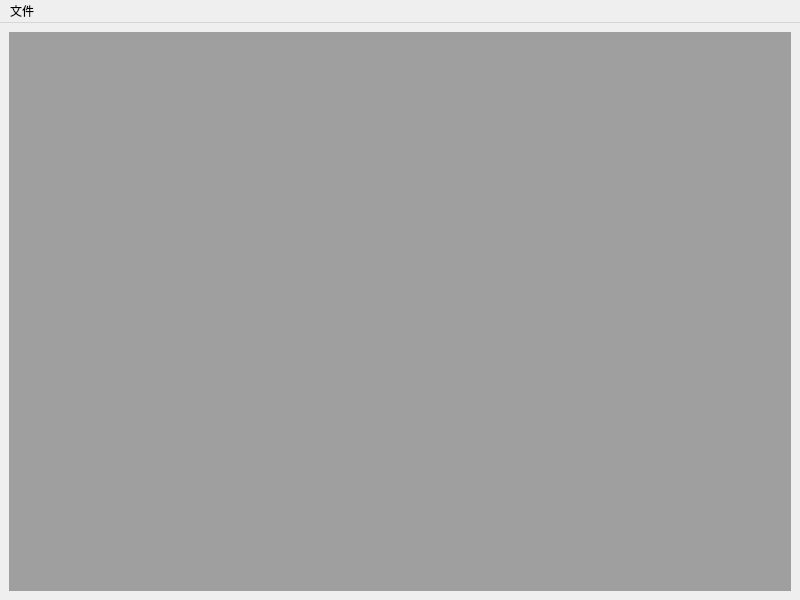
<?xml version="1.0" encoding="UTF-8"?>
<ui version="4.0">
 <class>MainWindow</class>
 <widget class="QMainWindow" name="MainWindow">
  <property name="geometry">
   <rect>
    <x>0</x>
    <y>0</y>
    <width>800</width>
    <height>600</height>
   </rect>
  </property>
  <property name="windowTitle">
   <string>MainWindow</string>
  </property>
  <widget class="QWidget" name="centralwidget">
   <layout class="QGridLayout" name="gridLayout_2">
    <item row="0" column="0">
     <widget class="QMdiArea" name="mdiArea">
      <property name="verticalScrollBarPolicy">
       <enum>Qt::ScrollBarAsNeeded</enum>
      </property>
      <property name="horizontalScrollBarPolicy">
       <enum>Qt::ScrollBarAsNeeded</enum>
      </property>
      <property name="viewMode">
       <enum>QMdiArea::SubWindowView</enum>
      </property>
      <property name="tabsClosable">
       <bool>true</bool>
      </property>
      <property name="tabsMovable">
       <bool>true</bool>
      </property>
      <property name="tabShape">
       <enum>QTabWidget::Triangular</enum>
      </property>
     </widget>
    </item>
   </layout>
  </widget>
  <widget class="QMenuBar" name="menubar">
   <property name="geometry">
    <rect>
     <x>0</x>
     <y>0</y>
     <width>800</width>
     <height>23</height>
    </rect>
   </property>
   <widget class="QMenu" name="menu">
    <property name="title">
     <string>文件</string>
    </property>
    <addaction name="actionda"/>
    <addaction name="actionda_2"/>
   </widget>
   <addaction name="menu"/>
  </widget>
  <action name="actionda">
   <property name="text">
    <string>打开图片</string>
   </property>
  </action>
  <action name="actionda_2">
   <property name="text">
    <string>打开设备(RTSP)</string>
   </property>
  </action>
 </widget>
 <resources/>
 <connections/>
</ui>
